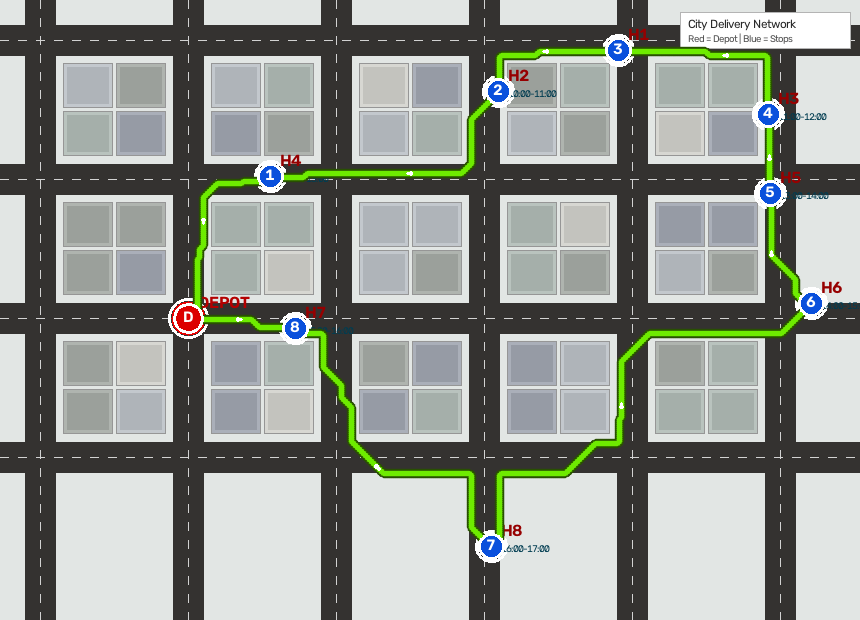
#> input picture route_road_test.png, 860 x 620 px
$ python -i vision.py   (imports and definitions only)
#> lines starting #> are read from the running program, lines starting #| are printed output that depends on the picture; after the words box and inside, x2 and y2 are one past the last pixel; in counts of white or black regions, pixels touching at a corner belong together
"""
vision.py — Robust Computer Vision Module
Last-Mile Delivery Route Optimiser
------------------------------------------
Responsibilities:
  • Color-space normalization (handles both BGR and RGB seamlessly).
  • Dual HSV range masking for RED (0-10° and 170-180°).
  • Tight HSV range masking for BLUE (100-140°).
  • Contour area and circularity filtering to reject text, legend headers, and noise.
  • Explicitly isolates the single primary Red Depot as Index 0 (Hub).
  • Sequential auto-labeling of Blue delivery houses (H1, H2, H3...).
  • Labeled map generation with clean annotations.
"""

from __future__ import annotations

import math
from dataclasses import dataclass, field
from typing import Optional
import cv2
import numpy as np


# ──────────────────────────────────────────────────────────────────────────────
# Detection Configuration
# ──────────────────────────────────────────────────────────────────────────────

@dataclass
class DetectionConfig:
    """Tunable HSV ranges and contour morphology parameters."""

    # Dual HSV ranges for RED (handles 0°/180° wrap-around)
    red_lower1: tuple = (0, 120, 70)
    red_upper1: tuple = (10, 255, 255)
    red_lower2: tuple = (170, 120, 70)
    red_upper2: tuple = (180, 255, 255)

    # Tight HSV range for BLUE houses
    blue_lower: tuple = (100, 150, 50)
    blue_upper: tuple = (140, 255, 255)

    # Morphology kernel size
    morph_k: int = 5

    # Contour area thresholds in px² (filters out tiny text, dots, or huge backgrounds)
    min_area_red: int = 60
    max_area_red: int = 4000

    min_area_blue: int = 45
    max_area_blue: int = 3000

    # Minimum circularity (4*pi*Area / P^2) to reject text, legend boxes, or straight lines
    min_circularity: float = 0.35

    # Visual annotation styling
    font: int = cv2.FONT_HERSHEY_SIMPLEX
    font_scale: float = 0.55
    font_thickness: int = 2
    label_offset_x: int = 12
    label_offset_y: int = -10

    radius_depot: int = 14
    radius_house: int = 12


@dataclass
class DetectedNode:
    """A detected stop on the map (Depot or Delivery House)."""
    node_id: str                          # "DEPOT", "H1", "H2", ...
    cx: int                               # Centroid X (pixels)
    cy: int                               # Centroid Y (pixels)
    is_depot: bool = False
    area: float = 0.0                     # Contour area in px²
    time_window: tuple = (0, 1440)        # [earliest_min, deadline_min]
    service_time: int = 5                 # Service duration at stop (minutes)
    address: str = ""                     # Human-readable street address or location name


# ──────────────────────────────────────────────────────────────────────────────
# Core Vision Processor
# ──────────────────────────────────────────────────────────────────────────────

class MapVisionProcessor:
    """
    OpenCV detector with robust HSV color masking and contour filtering.
    Guarantees the primary Red Depot is always Index 0.
    """

    def __init__(self, config: Optional[DetectionConfig] = None):
        self.cfg = config or DetectionConfig()
        self._original_bgr: Optional[np.ndarray] = None
        self._labeled_bgr: Optional[np.ndarray] = None
        self.nodes: list[DetectedNode] = []
        self.primary_depot: Optional[DetectedNode] = None
        self.all_detected_depots: list[DetectedNode] = []
        self.houses: list[DetectedNode] = []

    @property
    def _original(self) -> Optional[np.ndarray]:
        return self._original_bgr

    @property
    def _labeled(self) -> Optional[np.ndarray]:
        return self._labeled_bgr

    # ── Public API ────────────────────────────────────────────────────────────

    def process(self, image_path: str) -> list[DetectedNode]:
        """Load image from disk and process."""
        img = self._load(image_path)
#> in _load, img is the input picture: shape (620, 860, 3); mean B, G, R 148.5, 154.5, 149.8
        return self.process_image(img)

    def process_image(self, img: np.ndarray) -> list[DetectedNode]:
        """
        Process an in-memory image array.
        Automatically checks and normalizes color format (RGB vs BGR) to prevent channel swapping.
        """
        # Ensure BGR color order
        img_bgr = self._normalize_to_bgr(img)

        # Scale down large maps to keep pathfinding and UI snappy
        h, w = img_bgr.shape[:2]
        max_dim = 1200
        if max(h, w) > max_dim:
            scale = max_dim / max(h, w)
            img_bgr = cv2.resize(img_bgr, (int(w * scale), int(h * scale)))

        self._original_bgr = img_bgr
        self._labeled_bgr = img_bgr.copy()

        # Convert normalized BGR to HSV
        hsv = cv2.cvtColor(self._original_bgr, cv2.COLOR_BGR2HSV)
        kernel = cv2.getStructuringElement(cv2.MORPH_ELLIPSE, (self.cfg.morph_k, self.cfg.morph_k))

        # Detect primary Red Depot and Blue Houses
        self.all_detected_depots = self._detect_red_depots(hsv, kernel)
        self.houses = self._detect_blue_houses(hsv, kernel)

        # Ensure single primary depot is assigned to Index 0
        self.nodes = []
        if self.all_detected_depots:
            # Primary depot is the one with the largest circular area
            self.primary_depot = self.all_detected_depots[0]
            self.nodes.append(self.primary_depot)
        else:
            self.primary_depot = None

        self.nodes.extend(self.houses)

        # Draw annotations on _labeled_bgr
        self._annotate(self.primary_depot, self.houses)
        return self.nodes

    def get_labeled_image(self) -> Optional[np.ndarray]:
        """Return annotated BGR image."""
        return self._labeled_bgr

    # [59 lines left out: functions get_labeled_image_rgb, draw_route, not called in this run]

    # ── Color & Contour Detection Helpers ─────────────────────────────────────

    @staticmethod
    def _normalize_to_bgr(img: np.ndarray) -> np.ndarray:
        """
        Inspect color distribution to detect if image is RGB or BGR,
        and return guaranteed BGR representation.
        """
        if img.ndim == 2:
            return cv2.cvtColor(img, cv2.COLOR_GRAY2BGR)

        # In BGR: Red has high Ch2 & low Ch0; Blue has high Ch0 & low Ch2
        red_in_ch2 = np.sum((img[:, :, 2] > 160) & (img[:, :, 0] < 80) & (img[:, :, 1] < 80))
#> red_in_ch2 = 846
        blue_in_ch0 = np.sum((img[:, :, 0] > 160) & (img[:, :, 2] < 80) & (img[:, :, 1] < 120))
#> blue_in_ch0 = 2312

        # In RGB: Red has high Ch0 & low Ch2; Blue has high Ch2 & low Ch0
        red_in_ch0 = np.sum((img[:, :, 0] > 160) & (img[:, :, 2] < 80) & (img[:, :, 1] < 80))
#> red_in_ch0 = 0
        blue_in_ch2 = np.sum((img[:, :, 2] > 160) & (img[:, :, 0] < 80) & (img[:, :, 1] < 120))
#> blue_in_ch2 = 846

        bgr_score = red_in_ch2 + blue_in_ch0
#> bgr_score = 3158
        rgb_score = red_in_ch0 + blue_in_ch2
#> rgb_score = 846
#> in _detect_red_depots, `m1 = cv2.inRange(hsv, np.array(self.cfg.red_lower1), np.array(self.cfg..`:
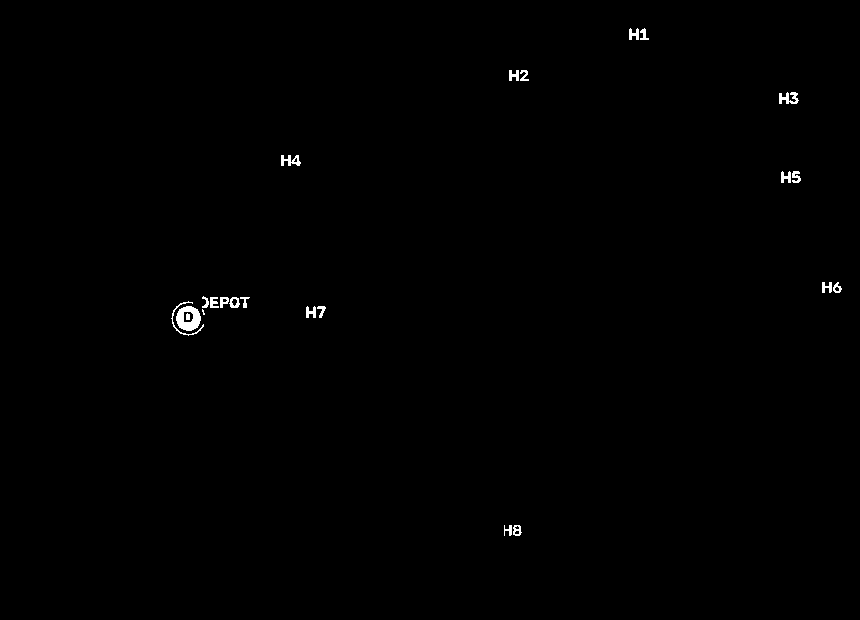
#> m1: shape (620, 860); 0.36% white; 23 white regions (1 under 20 px), largest, box (x1, y1, x2, y2) and area: (176, 306, 201, 331) 404, (779, 92, 799, 104) 144, (281, 155, 301, 166) 129

        if rgb_score > bgr_score * 1.5:
            # Input was RGB — convert to BGR
            return cv2.cvtColor(img, cv2.COLOR_RGB2BGR)
        return img.copy()

    def _extract_filtered_blobs(
        self,
        mask: np.ndarray,
        min_area: int,
        max_area: int,
        kernel: np.ndarray,
    ) -> list[tuple[int, int, float]]:
        """
        Morphologically cleans mask, extracts external contours, and filters
        by area and circularity to discard text strings and rectangular borders.
        Returns list of (cx, cy, area).
        """
#> called with min_area = 60, max_area = 4000, kernel = array of shape (5, 5)
        cleaned = cv2.morphologyEx(mask, cv2.MORPH_OPEN, kernel)
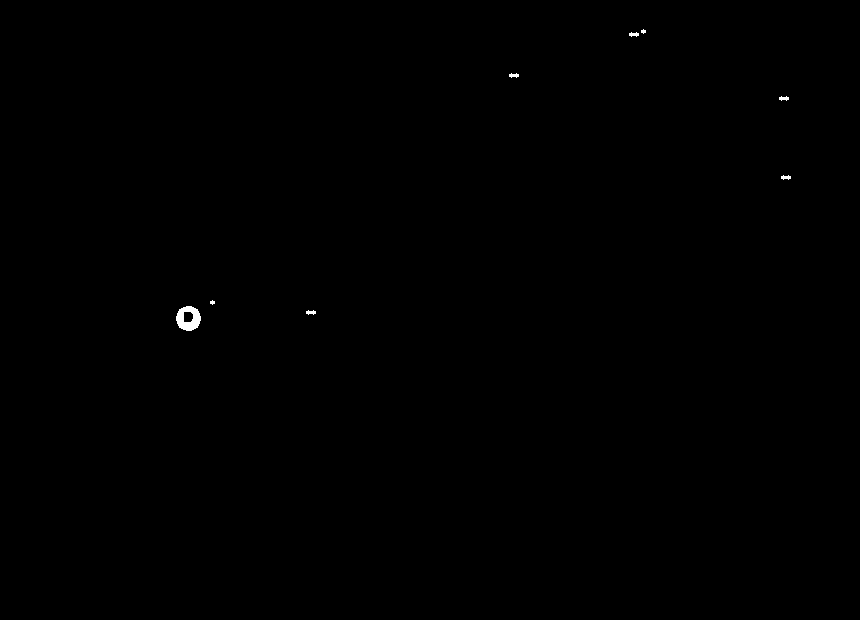
#> cleaned: shape (620, 860); 0.11% white; 8 white regions (2 under 20 px), largest, box (x1, y1, x2, y2) and area: (176, 306, 201, 331) 404, (629, 32, 639, 37) 34, (509, 73, 519, 78) 34, (779, 96, 789, 101) 34, (781, 175, 791, 180) 34, (306, 310, 316, 315) 34
        cleaned = cv2.morphologyEx(cleaned, cv2.MORPH_CLOSE, kernel)
#> cleaned: shape (620, 860); 0.12% white; 7 white regions (1 under 20 px)

        contours, _ = cv2.findContours(cleaned, cv2.RETR_EXTERNAL, cv2.CHAIN_APPROX_SIMPLE)
#> contours = 7 contours, 1 with area under 20; largest, box (x1, y1, x2, y2) and area: (176, 306, 201, 331) 450, (629, 29, 646, 37) 35, (306, 310, 316, 315) 22, (781, 175, 791, 180) 22, (779, 96, 789, 101) 22, (509, 73, 519, 78) 22
        valid_blobs = []

        for c in contours:
            area = float(cv2.contourArea(c))
            if not (min_area <= area <= max_area):
                continue

            perimeter = cv2.arcLength(c, True)
            if perimeter > 0:
                circularity = 4.0 * math.pi * (area / (perimeter * perimeter))
                if circularity < self.cfg.min_circularity:
                    # Ignore non-circular shapes (text letters, lines, legend borders)
                    continue

            # Bounding box aspect ratio filter
            bx, by, bw, bh = cv2.boundingRect(c)
            aspect_ratio = float(bw) / float(bh) if bh > 0 else 0
            if not (0.4 <= aspect_ratio <= 2.5):
                continue

            M = cv2.moments(c)
            if M["m00"] > 0:
                cx = int(M["m10"] / M["m00"])
                cy = int(M["m01"] / M["m00"])
                valid_blobs.append((cx, cy, area))
#> this loop made 7 passes
#> (area, perimeter, circularity, bx, by, bw, bh, aspect_ratio) on pass 2: (450, 81.94, 0.842, 176, 306, 25, 25, 1)
#> after the loop, valid_blobs = [(188, 318, 450)]

        return valid_blobs

    def _detect_red_depots(self, hsv: np.ndarray, kernel: np.ndarray) -> list[DetectedNode]:
        """
        Detects red dots using dual HSV ranges.
        Ranks by area descending so the primary depot is always first.
        """
        # Range 1: 0..10 deg
        m1 = cv2.inRange(hsv, np.array(self.cfg.red_lower1), np.array(self.cfg.red_upper1))
        # Range 2: 170..180 deg
        m2 = cv2.inRange(hsv, np.array(self.cfg.red_lower2), np.array(self.cfg.red_upper2))
        mask_red = cv2.bitwise_or(m1, m2)

        blobs = self._extract_filtered_blobs(
            mask_red, self.cfg.min_area_red, self.cfg.max_area_red, kernel
        )
#> blobs = [(188, 318, 450)]

        if not blobs:
            return []

        # Sort by area descending — the largest circular red dot is the true depot
        blobs.sort(key=lambda b: b[2], reverse=True)

        depots = []
        for i, (cx, cy, area) in enumerate(blobs):
            node_id = "DEPOT" if i == 0 else f"DEPOT_{i+1}"
            depots.append(
                DetectedNode(
                    node_id=node_id,
                    cx=cx,
                    cy=cy,
                    is_depot=True,
                    area=area,
                    time_window=(0, 1440),
                )
            )
#> this loop made 1 pass
#> after the loop, depots = 1 item
        return depots

    def _detect_blue_houses(self, hsv: np.ndarray, kernel: np.ndarray) -> list[DetectedNode]:
        """
        Detects blue delivery houses using tight HSV bounds.
        Sorts deterministically (top-to-bottom, left-to-right) and assigns H1, H2, ...
        """
        mask_blue = cv2.inRange(
            hsv, np.array(self.cfg.blue_lower), np.array(self.cfg.blue_upper)
        )
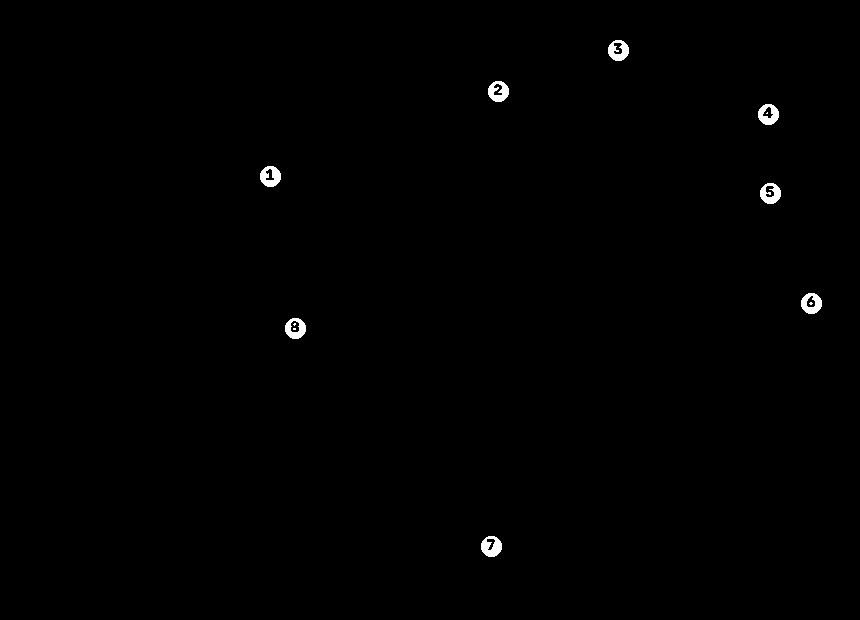
#> mask_blue: shape (620, 860); 0.44% white; 12 white regions (4 under 20 px), largest, box (x1, y1, x2, y2) and area: (481, 536, 502, 557) 304, (260, 166, 281, 187) 299, (488, 81, 509, 102) 293

        blobs = self._extract_filtered_blobs(
            mask_blue, self.cfg.min_area_blue, self.cfg.max_area_blue, kernel
        )
#> call 2 of _extract_filtered_blobs, with min_area = 45, max_area = 3000, kernel = array of shape (5, 5)
#> in _extract_filtered_blobs (call 2), `cleaned = cv2.morphologyEx(cleaned, cv2.MORPH_CLOSE, kernel)`:
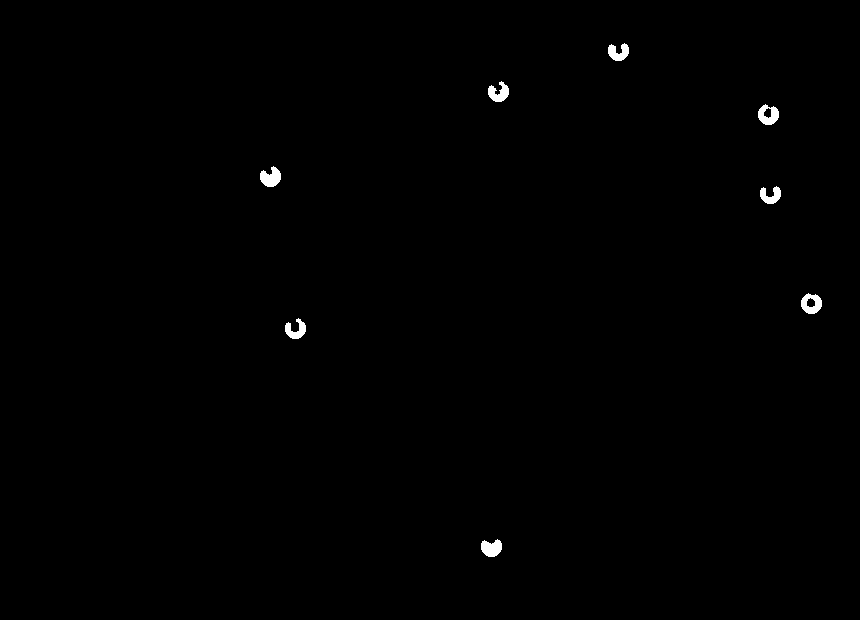
#> cleaned: shape (620, 860); 0.4% white; 8 white regions
#> in _extract_filtered_blobs (call 2), `contours, _ = cv2.findContours(cleaned, cv2.RETR_EXTERNAL, cv2.CHAIN_A..`: contours = 8 contours; box (x1, y1, x2, y2) and area: (801, 293, 822, 314) 309, (758, 104, 779, 125) 300, (260, 166, 281, 187) 262, (481, 539, 502, 557) 250, (488, 81, 509, 102) 224, (608, 43, 629, 61) 209, (285, 318, 306, 339) 202, (760, 186, 781, 204) 192
#> the loop in _extract_filtered_blobs (call 2), `for c in contours:` made 8 passes
#> (area, perimeter, circularity, bx, by, bh, aspect_ratio, cx) on passes 1, 3, 4, 5, 6, 8: (249.5, 67.36, 0.691, 481, 539, 18, 1.17, 491), (309, 66.77, 0.871, 801, 293, 21, 1, 810), (192.5, 81.36, 0.365, 760, 186, 18, 1.17, 770), (262, 75.6, 0.576, 260, 166, 21, 1, 270), (300.5, 68.18, 0.812, 758, 104, 21, 1, 767), (209, 80.77, 0.403, 608, 43, 18, 1.17, 618)
#> after the loop in _extract_filtered_blobs (call 2), `for c in contours:`: valid_blobs = [(491, 547, 249.5), (810, 303, 309), (770, 195, 192.5), (270, 177, 262), (767, 114, 300.5), (618, 52, 209)]
#> blobs has the same summary as valid_blobs in _extract_filtered_blobs

        # Sort top-to-bottom, left-to-right for consistent labeling
        blobs.sort(key=lambda b: (b[1], b[0]))

        # Realistic business delivery schedule (09:00 - 18:00 standard depot day):
        # Default standard delivery window is 09:00 - 18:00 (540 - 1080 min).
        # A realistic subset of customers have scheduled priority appointment slots:
        #   Customer 1 (i=0): 09:00 - 12:00 (540, 720) [Morning priority]
        #   Customer 2 (i=1): 11:00 - 14:00 (660, 840) [Midday]
        #   Customer 3 (i=2): 13:00 - 17:00 (780, 1020) [Afternoon priority]
        #   Customer 4 (i=3): 14:00 - 18:00 (840, 1080) [Late afternoon]
        # All other customers (and any houses beyond i=3): Standard flexible 09:00 - 18:00 (540, 1080).
        # This eliminates the rigid 1-hour staggered slots and eliminates the modulo wrap-around bug (i % 8).
        PRIORITY_WINDOWS: dict[int, tuple[int, int]] = {
            0: (540, 720),   # 09:00 - 12:00 (Morning)
            1: (660, 840),   # 11:00 - 14:00 (Midday)
            2: (780, 1020),  # 13:00 - 17:00 (Afternoon)
            3: (840, 1080),  # 14:00 - 18:00 (Late Afternoon)
        }

        houses = []
        for i, (cx, cy, area) in enumerate(blobs):
            tw = PRIORITY_WINDOWS.get(i, (540, 1080))
            houses.append(
                DetectedNode(
                    node_id=f"H{i + 1}",
                    cx=cx,
                    cy=cy,
                    is_depot=False,
                    area=area,
                    time_window=tw,
                    service_time=5,
                )
            )
#> this loop made 6 passes
#> (cx, cy, area, tw) on passes 1 to 6: (618, 52, 209, (540, 720)), (767, 114, 300.5, (660, 840)), (270, 177, 262, (780, 1020)), (770, 195, 192.5, (840, 1080)), (810, 303, 309, (540, 1080)), (491, 547, 249.5, (540, 1080))
#> after the loop, houses = 6 items
        return houses

    def _annotate(self, depot: Optional[DetectedNode], houses: list[DetectedNode]):
        """Annotate map with distinct depot badge and house labels with high-contrast text pill."""
        cfg = self.cfg
        canvas = self._labeled_bgr

        if depot:
            # Prominent Red Hub marker with white border
            cv2.circle(canvas, (depot.cx, depot.cy), cfg.radius_depot + 2, (255, 255, 255), 3)
            cv2.circle(canvas, (depot.cx, depot.cy), cfg.radius_depot, (0, 0, 230), -1)
#> canvas: shape (620, 860, 3); mean B, G, R 148.6, 154.5, 149.8
            # High-contrast label pill for Depot
            tx, ty = depot.cx + cfg.label_offset_x, depot.cy + cfg.label_offset_y
            cv2.rectangle(canvas, (tx - 3, ty - 14), (tx + 95, ty + 4), (20, 20, 25), -1)
            cv2.putText(
                canvas,
                "DEPOT (Hub)",
                (tx, ty),
                cfg.font, cfg.font_scale, (0, 180, 255), cfg.font_thickness, cv2.LINE_AA,
            )
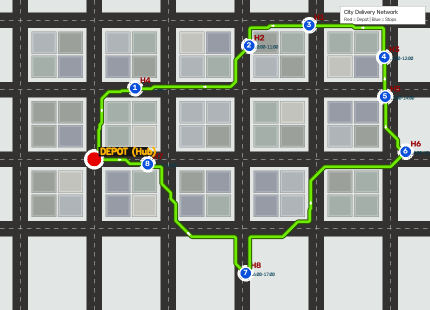
#> canvas: shape (620, 860, 3) (shown at 1/2 size); mean B, G, R 148.2, 154.5, 149.8

        for h in houses:
            # Blue Delivery House marker with white border
            cv2.circle(canvas, (h.cx, h.cy), cfg.radius_house + 2, (255, 255, 255), 2)
            cv2.circle(canvas, (h.cx, h.cy), cfg.radius_house, (230, 85, 10), -1)

            tw_str = f"{h.time_window[0]//60:02d}:{h.time_window[0]%60:02d}-{h.time_window[1]//60:02d}:{h.time_window[1]%60:02d}"
            hx, hy = h.cx + cfg.label_offset_x, h.cy + cfg.label_offset_y
            # Draw semi-transparent / solid dark backing pill for text legibility
            cv2.rectangle(canvas, (hx - 3, hy - 13), (hx + 86, hy + 18), (18, 18, 22), -1)
            cv2.rectangle(canvas, (hx - 3, hy - 13), (hx + 86, hy + 18), (70, 70, 80), 1)

            cv2.putText(
                canvas,
                h.node_id,
                (hx, hy),
                cfg.font, cfg.font_scale, (255, 190, 50), cfg.font_thickness, cv2.LINE_AA,
            )
            cv2.putText(
                canvas,
                tw_str,
                (hx, hy + 14),
                cfg.font, 0.38, (210, 210, 210), 1, cv2.LINE_AA,
            )
#> this loop made 6 passes
#> (tw_str, hx, hy) on passes 1 to 6: ('09:00-12:00', 630, 42), ('11:00-14:00', 779, 104), ('13:00-17:00', 282, 167), ('14:00-18:00', 782, 185), ('09:00-18:00', 822, 293), ('09:00-18:00', 503, 537)
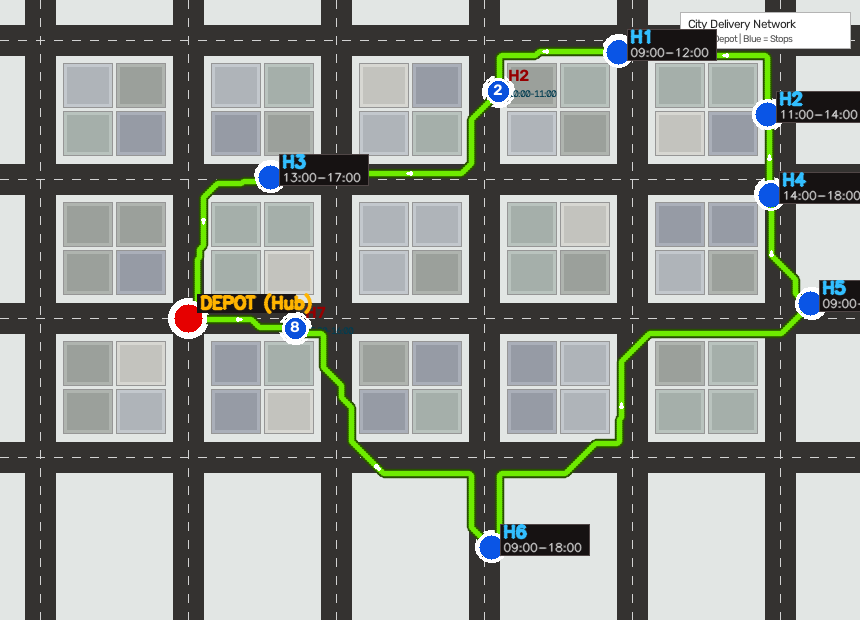
#> canvas: shape (620, 860, 3); 3.36% of pixels changed, all inside (x1, y1, x2, y2) = (255, 29, 860, 560)

        self._labeled_bgr = canvas

    @staticmethod
    def _load(path: str) -> np.ndarray:
        img = cv2.imread(path)
        if img is None:
            raise FileNotFoundError(f"Cannot open image: {path}")
        return img

>>> result = MapVisionProcessor().process('route_road_test.png')
#> result = 7 items
